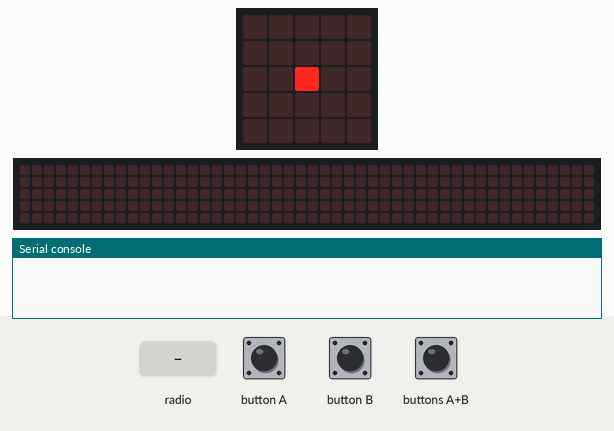
A program run on a simulated BBC micro:bit (MakeCode). Parts: the board's 5×5 LED display, a strip that is not on the board, showing the scrolling text unrolled, the last lines printed to the serial console. Inputs (shaded band) come from the test bench. Random numbers come from a fixed seed; no radio messages arrive unless stated (any console line starting 'radio sent:' is added by the test bench); the 48×5 strip is a reading aid, not a part: it shows the text the display is scrolling, unrolled, one strip-width of it at a time.

Above: at 3.9 s.
4.0 s: button A pressed for 0.15 s
At 4.43 s:
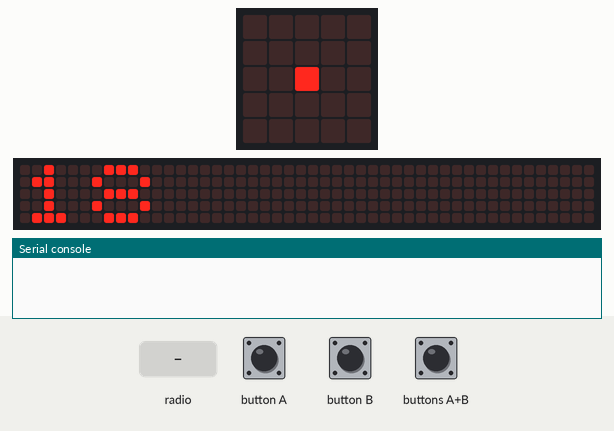
4.7 s: button B pressed for 0.15 s
5.4 s: buttons A+B pressed for 0.15 s
6.1 s: buttons A+B pressed for 1 s
At 7.6 s:
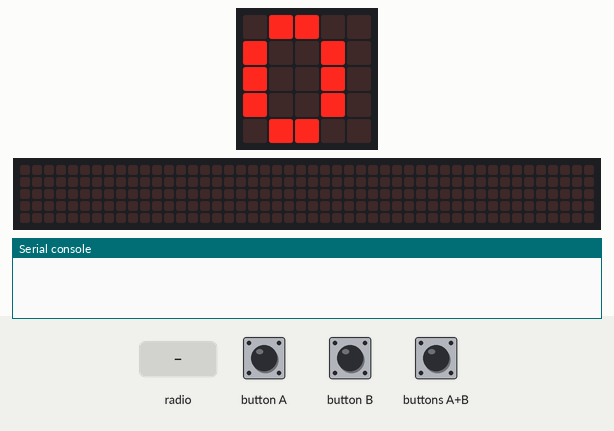
7.7 s: radio message "try=1" arrives
At 8.83 s:
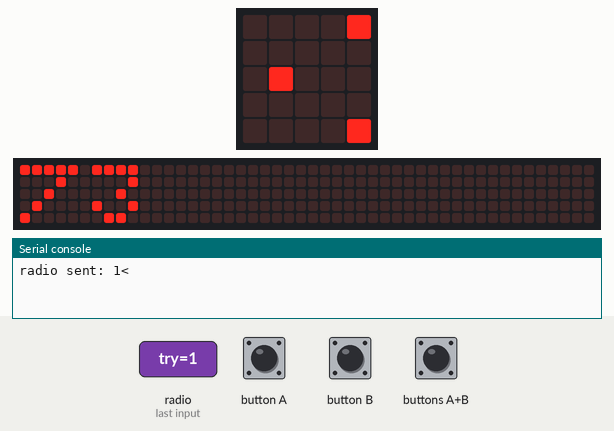
10.1 s: radio message "try=100" arrives
At 11.78 s:
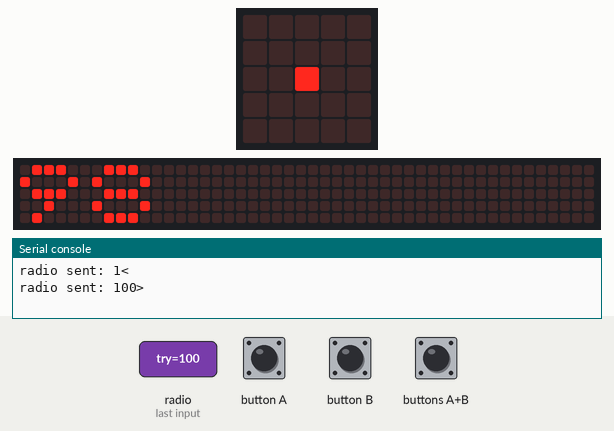

The program:

main.ts
```typescript
// show target number
input.onButtonPressed(Button.A, function () {
    basic.showNumber(target)
})
input.onGesture(Gesture.Shake, function () {
    if (flag != 0) {
        for (let index = 0; index < 3; index++) {
            basic.showString("Win:" + winner)
        }
    } else {
        basic.showNumber(0)
    }
})
// new random
input.onButtonPressed(Button.AB, function () {
    target = randint(1, 100)
    basic.showNumber(target)
})
input.onButtonPressed(Button.B, function () {
    basic.showNumber(flag)
})
// name = id
// value = try
radio.onReceivedValue(function (name, value) {
    if (flag == 1) {
        basic.showString("Dead")
        radio.sendString("Win:" + winner)
    } else {
        if (name == "id") {
            hunter = value
        }
        if (name == "try") {
            if (value > target) {
                radio.sendString("" + value + ">")
            } else {
                // bingo!
                //
                if (value < target) {
                    radio.sendString("" + value + "<")
                } else {
                    if (flag == 0) {
                        winner = hunter
                        flag = 1
                    }
                    radio.sendString("Dead")
                    basic.showIcon(IconNames.Heart)
                    music.startMelody(music.builtInMelody(Melodies.Entertainer), MelodyOptions.Once)
                }
            }
        }
    }
})
// server
let hunter = 0
let winner = 0
let target = 0
let flag = 0
radio.setTransmitPower(2)
radio.setGroup(99)
// hunted or not?
flag = 0
target = randint(1, 100)
basic.showNumber(target)
winner = 0
basic.forever(function () {
    basic.showLeds(`
        . . . . .
        . . . . .
        . . # . .
        . . . . .
        . . . . .
        `)
})
```

test.ts
```typescript
// 在這裡測試；當此封包作為擴充功能時，將不會編譯此內容。
```

Measured:
- after the input at 4.0 s, the display: changes after 0.36 s (image 1)
